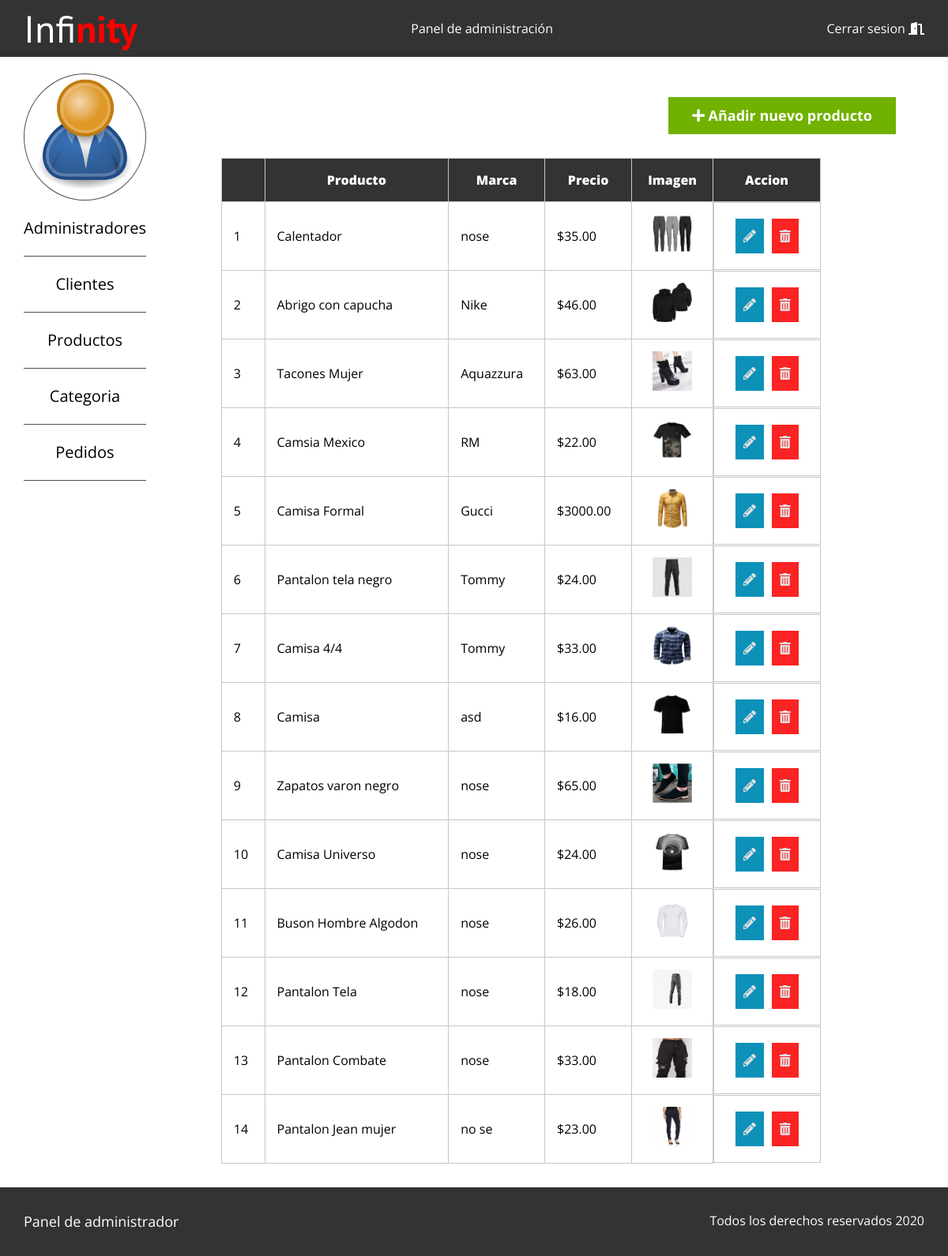
/Panel/productos/index.php, run on the app's committed database.
### tables this page shows
CREATE TABLE `producto` (
  `producto_id` int(11) NOT NULL,
  `producto_descripcion` varchar(200) NOT NULL,
  `producto_color` varchar(50) NOT NULL,
  `producto_talla` varchar(10) NOT NULL,
  `producto_marca` varchar(50) NOT NULL,
  `producto_precio` decimal(10,2) NOT NULL,
  `producto_categoria_id` int(10) NOT NULL,
  `producto_foto` varchar(200) DEFAULT NULL
);

### src/Producto.php (called while the page is built, shortened)
<?php
    class Producto{
        private $cn=null;
        public function __construct()
        {
            $this->config=parse_ini_file(__DIR__.'/../config.ini');
            $this->cn = new \PDO($this->config['dns'], $this->config['usuario'], $this->config['clave'],array(
                \PDO::MYSQL_ATTR_INIT_COMMAND => 'SET NAMES utf8'
            ));
        }
        public function mostrar(){
            $sql = "SELECT producto.producto_id, producto.producto_descripcion, producto.producto_talla, producto.producto_marca, producto.producto_color, producto.producto_precio, producto.producto_foto, categoria.categoria_descripcion
            FROM producto
            INNER JOIN categoria ON producto.producto_categoria_id=categoria.categoria_id ORDER BY producto.producto_id DESC";
            $resultado=$this->cn->prepare($sql);
            if($resultado->execute())
                return $resultado->fetchAll();
            return false;
        }
    }

### Panel/productos/index.php (the view, shortened to what this page needs)
<!DOCTYPE html>
<html lang="en">
<head>
    <link rel="stylesheet" href="../../assets/css/normalize.css">
    <link rel="stylesheet" href="../../assets/css/styles_panel.css">
    <link rel="stylesheet" href="../../assets/css/all.css">
</head>
<body>
    <header class="site-header borde-inferior">
        <div class="contenedor">
            <div class="barra">
                <a href="../dashboard.php">
                    <h1 class="no-margin">Infi<span>nity</span></h1>
                </a>
                <a href="">Panel de administración</a>
                <a href="../../index.php">Cerrar sesion <i class="fas fa-door-open"></i></a>
            </div>
        </div>
    </header>
    <section class="contenedor wrapper">
        <div class="contenido-panel">
            <div class="usuario">
                <div class="imagen-usuario">
                    <a href=""><img src="../../assets/img/1200px-User_icon_2.svg.png" alt=""></a>
                </div>
                <nav class="navegacion-usuario">
                    <a href="../administradores/index.php">Administradores</a>
                    <a href="../clientes/index.php">Clientes</a>
                    <a href="">Productos</a>
                    <a href="../categorias/index.php">Categoria</a>
                    <a href="../pedidos/index.php">Pedidos</a>
                </nav>
            </div>
            <div class="datos-panel">
                <div class="añadir">
                    <a class="boton boton-verde" href="form_registrar.php"><i class="fas fa-plus"></i> Añadir nuevo producto</a>
                </div>
                <div class="tabla">
                    <table class="">
                        <tr>
                            <th><strong></strong></th>
                            <th><strong>Producto</strong></th>
                            <th><strong>Marca</strong></th>
                            <th><strong>Precio</strong></th>
                            <th><strong>Imagen</strong></th>
                            <th><strong>Accion</strong></th>
                        </tr>
                        <?php
                            $producto= new infinity\Producto;
                            $info_producto = $producto->mostrar();
                            $cantidad=count($info_producto);
                            if($cantidad > 0){
                            for($x = 0; $x<$cantidad; $x++){
                                $item= $info_producto[$x];
                        ?>
                        <tr>
                            <td><?php print($x+1);?></td>
                            <td><?php print($item['producto_descripcion']);?></td>
                            <td><?php print($item['producto_marca']);?></td>
                            <td>$<?php print($item['producto_precio']);?></td>
                            <td class="centrar-texto">
                                <?php $foto='../../upload/'.$item['producto_foto'];
                                    if(file_exists($foto)){
                                        ?>
                                        <img src="<?php print($foto) ?>" alt="" width="50">
                                <?php }
                                    else{?>
                                        SIN FOTO
                                <?php
                                    }
                                ?>
                            </td>
                            <td class="accion">
                                <a class="a-actualizar" href="form_actualizar.php?id=<?php print $item['producto_id'] ?>"><i class="fas fa-pencil-alt"></i></a>
                                <a class="a-eliminar" href="acciones.php?id=<?php print $item['producto_id'] ?>"><i class="fas fa-trash-alt"></i></a>
                            </td>
                        </tr>
                        <?php
                            }
                            }
                            else{
                        ?>
                            <tr>
                                <td colspan="6">NO HAY REGISTROS</td>
                            </tr>
                        <?php }?>
                    </table>
                </div>
            </div>
        </div>
    </section>
    <footer class="site-footer seccion">
        <div class="contenedor contenedor-footer">
            <nav class="navegacion">
                <a href="inicio.html">Panel de administrador</a>
            </nav>
            <p class="copyright">Todos los derechos reservados 2020</p>
        </div>
    </footer>
</body>
</html>

### assets/css/styles_panel.css (style rules this page uses)
html { font-size: 62.5%; box-sizing: border-box; }
*,*::before,*::after { box-sizing: inherit; }
body { font-family: 'Open Sans', sans-serif; font-size: 1.6rem; line-height: 1.5; min-height: 100vh; }
.contenedor { max-width: 120rem; margin: 0 auto; width: 95%; }
h1, h2, h3, h4 { font-family: 'PT Sans', sans-serif; }
h1 { font-size: 4.8rem; }
img { max-width: 100%; }
.centrar-texto { text-align: center; }
.no-margin { margin: 0; }
.borde-inferior { border-bottom: .5rem solid #4f4f4f; }
.wrapper { min-height: calc(100vh - 18rem); }
.boton { color: white; font-weight: 700; text-decoration: none; font-size: 1.8rem; padding: 1rem 3rem; margin-top: 3rem; display: inline-block; text-align: center; border: none; }
.boton-verde { background-color: #71B100; }
@media (min-width: 768px) { .barra { display: flex; justify-content: space-between; align-items: center; } }
.site-header { border-bottom: 1px solid #e1e1e1; background-color: #333333; }
.site-header a { color: white; text-decoration: none; }
.site-header h1 { text-align: center; font-weight: 400; }
.site-header h1 span { font-weight: 700; color:red; }
.navegacion a { text-decoration: none; text-align: center; display: block; font-size: 1.8rem; }
@media (min-width: 768px) { .navegacion a { display: inline; margin-right: 4rem; } }
@media (min-width: 768px) { .navegacion a:last-of-type { margin:0; } }
.contenido-panel { display: flex; margin-top: 2rem; }
.usuario { flex: 0 0 calc(15% - 2rem); }
.imagen-usuario { border-radius: 50%; border: 1px solid #4f4f4f; }
.navegacion-usuario a { text-decoration: none; text-align: center; display: block; font-size: 2rem; color: black; padding: 2rem 0; border-bottom: 1px solid #4f4f4f; }
.datos-panel { flex: 0 0 calc(85% - 2rem); }
.tabla { display: flex; justify-content: center; margin-top: 3rem; margin-bottom: 3rem; }
table th, td { border: 1px solid #ccc5c5; padding: 1.5rem; }
table { border-collapse: collapse; width: 80%; }
.accion { display: inline-block; color: white; }
table a { padding: .5rem; text-align: center; }
table th { color: white; background-color: #333333; }
.accion { width: 100%; height: 100%; display: flex; justify-content: center; text-decoration: none; text-align: center; }
.accion a { text-decoration: none; color: #e1e1e1; padding: 1rem; margin: .5rem; }
.a-actualizar { background-color: #0d91b9; }
.a-eliminar { background-color: #fb2323; }
.añadir { text-align: end; }
.site-footer a { color: #ffffff; }
.site-footer { background-color: #333333; margin:0; }
.copyright { margin: 0; color: #ffffff; }
.contenedor-footer { padding:3rem 0; display: flex; justify-content: space-between; }

### assets/css/all.css (style rules this page uses)
.fa, .fas, .far, .fal, .fad, .fab { -moz-osx-font-smoothing: grayscale; -webkit-font-smoothing: antialiased; display: inline-block; font-style: normal; font-variant: normal; text-rendering: auto; line-height: 1; }
.fa-door-open:before { content: "\f52b"; }
.fa-pencil-alt:before { content: "\f303"; }
.fa-plus:before { content: "\f067"; }
.fa-trash-alt:before { content: "\f2ed"; }
.fa, .fas { font-family: 'Font Awesome 5 Free'; font-weight: 900; }

### data on the page
producto: producto_descripcion "Calentador", producto_marca "nose", producto_precio "35.00", producto_foto (picture)
producto: producto_descripcion "Abrigo con capucha", producto_marca "Nike", producto_precio "46.00", producto_foto (picture)
producto: producto_descripcion "Tacones Mujer", producto_marca "Aquazzura", producto_precio "63.00", producto_foto (picture)
producto: producto_descripcion "Camsia Mexico", producto_marca "RM", producto_precio "22.00", producto_foto (picture)
producto: producto_descripcion "Camisa Formal", producto_marca "Gucci", producto_precio "3000.00", producto_foto (picture)
producto: producto_descripcion "Pantalon tela negro", producto_marca "Tommy", producto_precio "24.00", producto_foto (picture)
producto: producto_descripcion "Camisa 4/4", producto_marca "Tommy", producto_precio "33.00", producto_foto (picture)
producto: producto_descripcion "Camisa", producto_marca "asd", producto_precio "16.00", producto_foto (picture)
producto: producto_descripcion "Zapatos varon negro", producto_marca "nose", producto_precio "65.00", producto_foto (picture)
producto: producto_descripcion "Camisa Universo", producto_marca "nose", producto_precio "24.00", producto_foto (picture)
producto: producto_descripcion "Buson Hombre Algodon", producto_marca "nose", producto_precio "26.00", producto_foto (picture)
producto: producto_descripcion "Pantalon Tela", producto_marca "nose", producto_precio "18.00", producto_foto (picture)
producto: producto_descripcion "Pantalon Combate", producto_marca "nose", producto_precio "33.00", producto_foto (picture)
producto: producto_descripcion "Pantalon Jean mujer", producto_marca "no se", producto_precio "23.00", producto_foto (picture)
